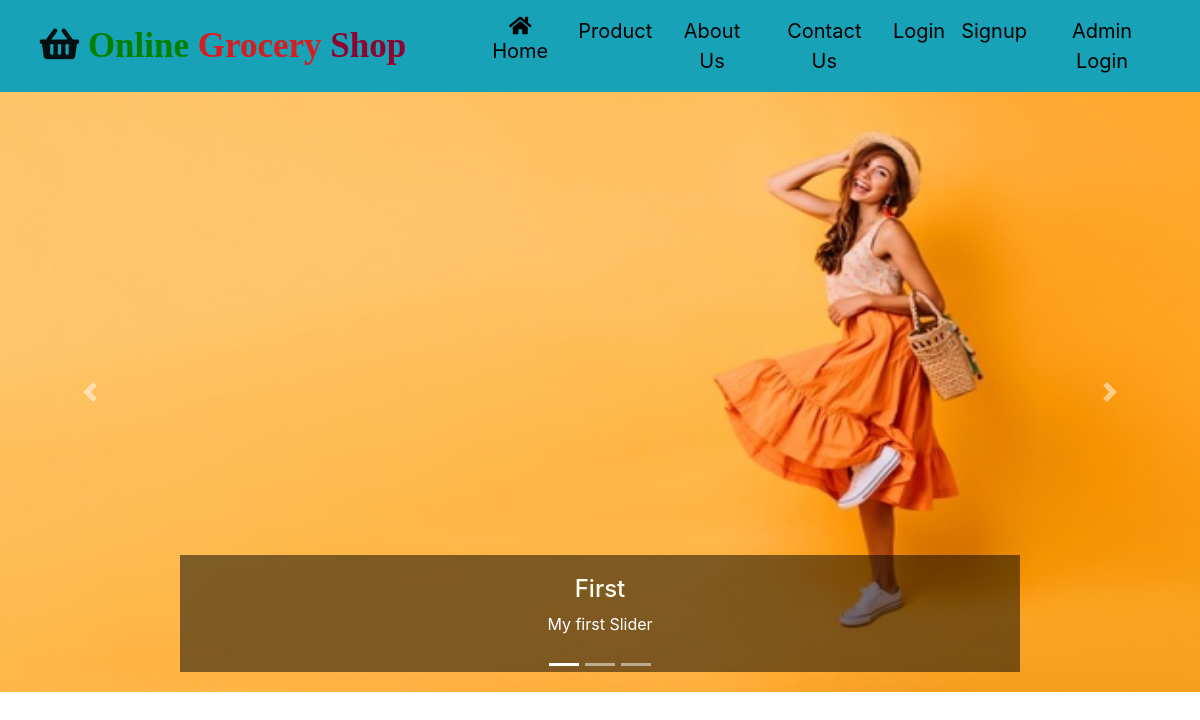
The app's page /, older data.
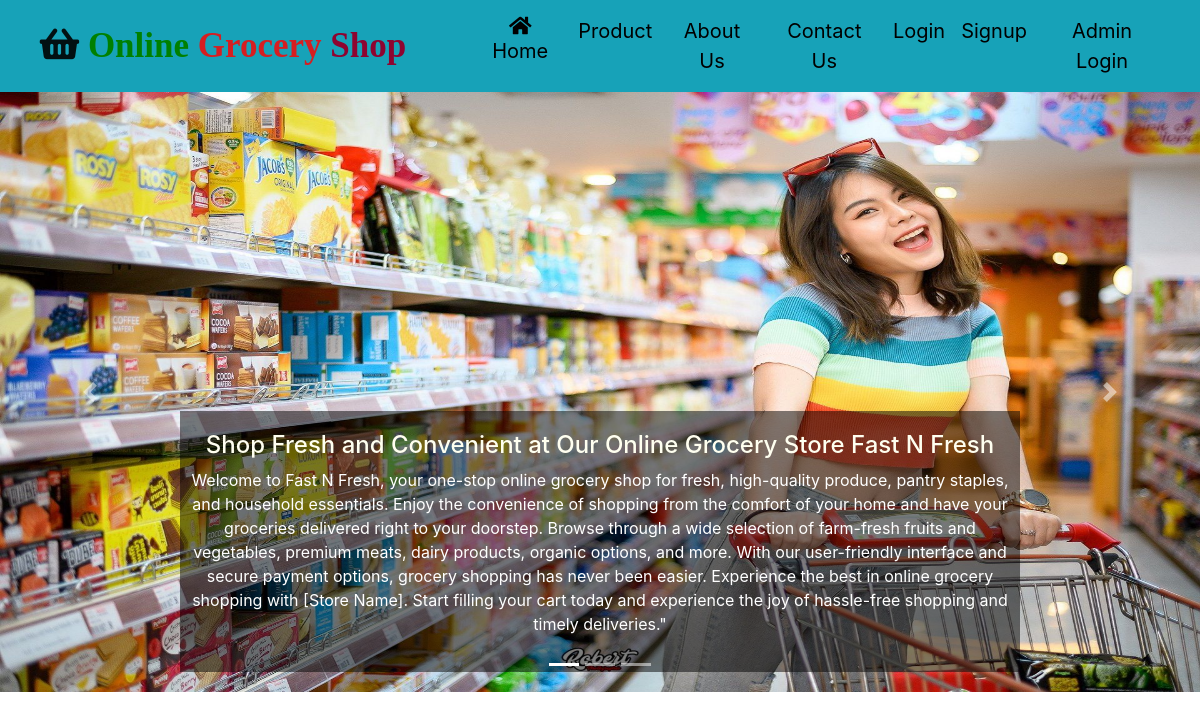
The same page, newer data.
### groceryapp/models.py (models this page shows, shortened)
class Carousel(models.Model):
    title = models.CharField(max_length=200, null=True, blank=True)
    description = models.TextField(null=True, blank=True)
    image = models.FileField(null=True, blank=True)

### groceryapp/views.py (the view)
# urls.py: 2. Add a URL to urlpatterns:  path('', views.home, name='home')
def home(request):
    if request.user.is_staff:
        return redirect('admindashboard')
    data = Carousel.objects.all()
    dic = {'data':data}
    return render(request, 'index.html', dic)

### groceryapp/templates/index.html (shortened to what this page needs)
{% extends 'navigation.html' %}
{% load static %}
{% block body %}
<div id="carouselExampleIndicators" class="carousel slide" data-ride="carousel">
  <ol class="carousel-indicators">
    <li data-target="#carouselExampleIndicators" data-slide-to="0" class="active"></li>
    <li data-target="#carouselExampleIndicators" data-slide-to="1"></li>
    <li data-target="#carouselExampleIndicators" data-slide-to="2"></li>
  </ol>
  <div class="carousel-inner">
    {% for i in data %}
        <div class="carousel-item {% if forloop.counter == 1 %}active{% endif %}">
          <img class="d-block w-100" src="{{i.image.url}}" alt="{{i.title}}">
          <div class="carousel-caption d-none d-md-block">
            <h5 style="color:ivory;font-size: 1.5rem;">{{i.title}}</h5>
            <p>{{i.description}}</p>
          </div>
        </div>
    {% endfor %}
  </div>
  <a class="carousel-control-prev" href="#carouselExampleIndicators" role="button" data-slide="prev">
    <span class="carousel-control-prev-icon" aria-hidden="true"></span>
  </a>
  <a class="carousel-control-next" href="#carouselExampleIndicators" role="button" data-slide="next">
    <span class="carousel-control-next-icon" aria-hidden="true"></span>
  </a>
</div>
{% endblock %}

Row changes from the older to the newer data that the page shows:
removed Carousel: image (picture), title "First", description "My first Slider"
added Carousel: image (picture), title "Shop Fresh and Convenient at Our Online Grocery Store Fast N Fresh", description "Welcome to Fast N Fresh, your one-stop online grocery shop for fresh, high-quality produce, pantry staples, and household essentials. Enjoy the convenience of shopping from the comfort of your home and have your groceries delivered right to your doorstep. Browse through a wide selection of farm-fresh fruits and vegetables, premium meats, dairy products, organic options, and more. With our user-friendly interface and secure payment options, grocery shopping has never been easier. Experience the best in online grocery shopping with [Store Name]. Start filling your cart today and experience the joy of hassle-free shopping and timely deliveries.\""
